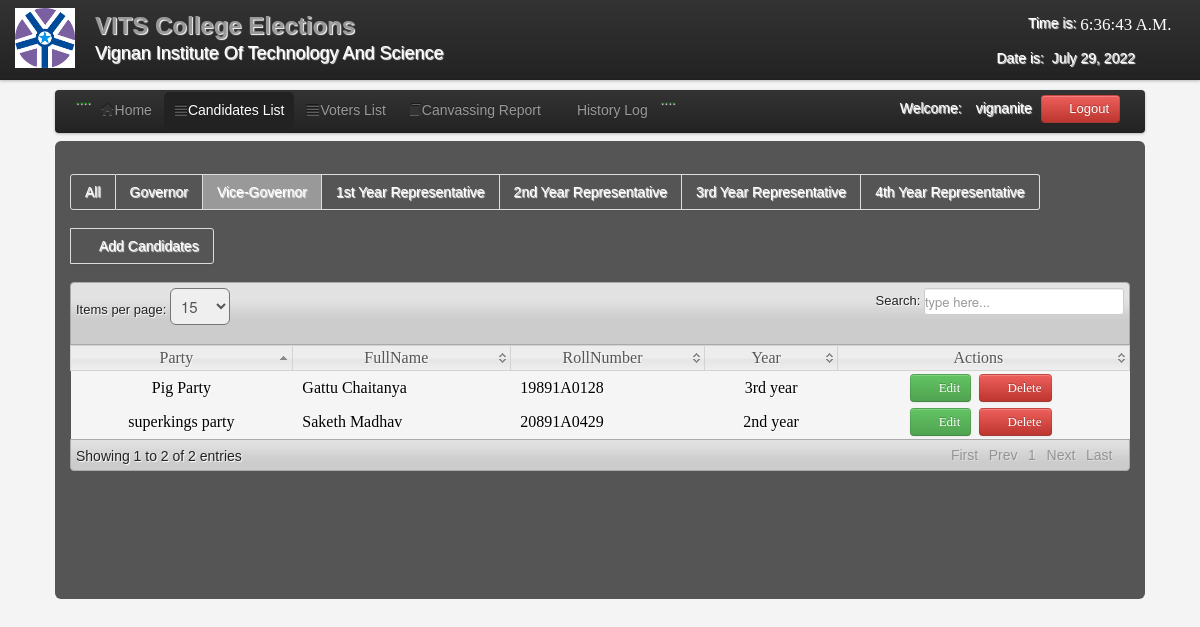
The app's page /admin/candidate_for_vice-governor.php (signed in) with its own data.
### tables this page shows
CREATE TABLE IF NOT EXISTS `users` (
  `User_id` int(11) NOT NULL AUTO_INCREMENT,
  `FullName` varchar(100) NOT NULL,
  `UserName` varchar(100) NOT NULL,
  `Password` varchar(100) NOT NULL,
  `User_Type` varchar(50) NOT NULL,
  PRIMARY KEY (`User_id`)
);

CREATE TABLE IF NOT EXISTS `candidate` (
  `CandidateID` int(11) NOT NULL AUTO_INCREMENT,
  `RollNumber` varchar(200) NOT NULL,
  `abc` varchar(1) NOT NULL,
  `Position` varchar(200) NOT NULL,
  `Party` varchar(100) NOT NULL,
  `FullName` varchar(200) NOT NULL,
  `Gender` varchar(6) NOT NULL,
  `Year` varchar(100) NOT NULL,
  `Photo` varchar(200) NOT NULL,
  PRIMARY KEY (`CandidateID`)
);

### admin/session.php (called while the page is built, shortened)
<?php
$id_session=$_SESSION['id'];
?>

### admin/candidate_for_vice-governor.php (the view, shortened to what this page needs)
<?php
include('session.php');
include('header.php');
include('dbcon.php');
?>
</head>
<body>
<?php include('nav_top.php'); ?>
<div class="wrapper">
<div class="home_body">
<div class="navbar">
	<div class="navbar-inner">
	<div class="container">
	<ul class="nav nav-pills">
	  <li>....</li>
	  <li><a href="home.php"><i class="icon-home icon-large"></i>Home</a></li>
	  <li  class="active"><a  href="candidate_list.php"><i class="icon-align-justify icon-large"></i>Candidates List</a></li>
	  <li class=""><a  href="voter_list.php"><i class="icon-align-justify icon-large"></i>Voters List</a></li>
		 <li><a  href="canvassing_report.php"><i class="icon-book icon-large"></i>Canvassing Report</a></li>
		    <li><a  href="History.php"><i class="icon-table icon-large"></i>History Log</a>
		   <li>....</li>
	 </ul>
	<form class="navbar-form pull-right">
		<?php $result=mysqli_query($conn,"select * from users where User_id='$id_session'");
	$row=mysqli_fetch_array($result);
	?>
	<font color="white">Welcome:<i class="icon-user-md"></i><?php echo $row['FullName']; ?></font>
	<a class="btn btn-danger" id="logout" data-toggle="modal" href="#myModal"><i class="icon-off"></i>&nbsp;Logout</a>
	</form>
	</div>
	</div>
	</div>
	<div id="element" class="hero-body">
	         <div class="pagination">
    <ul>
    <li><a href="candidate_list.php"><font color="white">All</font></a></li>
    <li><a href="candidate_for_governor.php"><font color="white">Governor</font></a></li>
    <li class="active"><a href="candidate_for_vice-governor.php"><font color="white">Vice-Governor</font></a></li>
    <li><a href="1st_year.php"><font color="white">1st Year Representative</font></a></li>
    <li><a href="2nd_year.php"><font color="white">2nd Year Representative</font></a></li>
    <li><a href="3rd_year.php"><font color="white">3rd Year Representative</font></a></li>
    <li><a href="4th_year.php"><font color="white">4th Year Representative</font></a></li>
    </ul>
    </div>
	<div class="pagination">
		  <ul>
    <li><a href="new_candidate.php"><font color="white"><i class="icon-plus icon-large"></i>Add Candidates</font></a></li>
    </ul>
	</div>
	<table class="users-table">
<div class="demo_jui">
		<table cellpadding="0" cellspacing="0" border="0" class="display" id="log" class="jtable">
			<thead>
				<tr>
				<th>Party</th>
				<th>FullName</th>
				<th>RollNumber</th>
				<th>Year</th>
				<th>Actions</th>
				</tr>
			</thead>
			<tbody>
<?php $candidate_query=mysqli_query($conn,"select  * from candidate where Position='Vice-Governor'");
		while($candidate_rows=mysqli_fetch_array($candidate_query)){ $id=$candidate_rows['CandidateID'];
		?>
<tr class="del<?php echo $id ?>">
	<td align="center"><?php echo $candidate_rows['Party']; ?></td>
	<td><?php echo $candidate_rows['FullName']; ?></td>
	<td><?php echo $candidate_rows['RollNumber']; ?></td>
	<td align="center"><?php echo $candidate_rows['Year']; ?></td>
	<td align="center">
	<a class="btn btn-Success" href="edit_candidate.php<?php echo '?id='.$id; ?>"><i class="icon-edit icon-large"></i>&nbsp;Edit</a>&nbsp;
	<a class="btn btn-danger1" id="<?php echo $id; ?>"><i class="icon-trash icon-large"></i>&nbsp;Delete</a>&nbsp;
	</td>
	</tr>
<?php } ?>
			</tbody>
		</table>
	</div>
	</div>
</div>
</body>
</html>

### admin/css/datatable/demo_table_jui.css (style rules this page uses)
table.display thead th { cursor: pointer; padding: 3px 0 3px 10px; }
table.display { border-collapse: collapse; clear: both; margin: 0 auto; width: 100%; }
table.display td { padding: 3px 10px; }
tr.odd { background-color: #f5f5f5; }
tr.even { background-color: #f5f5f5; }
tr.odd td.sorting_1 { background-color: f5f5f5; }
tr.even td.sorting_1 { background-color: f5f5f5; }

### admin/css/Home.css (style rules this page uses)
* { margin:0; padding:0; }
body { font-family:"Trebuchet MS", "Myriad Pro", Arial, sans-serif; font-size:14px; background-color: #fff; background:#f4f4f4 url(../images/bg.gif) repeat top left; text-shadow:1px 1px 1px #fff; background-position: 0 0px; }
.wrapper { width:1090px; margin:10px auto; }

### admin/candidate_for_vice-governor.php (style rules this page uses)
body { background-image: url('images/c11.png'); background-repeat: no-repeat; background-attachment: fixed; background-size: 100% 100%; }

### records on screen
users: FullName "vignanite"
candidate: Party "Pig Party", FullName "Gattu Chaitanya", RollNumber "19891A0128", Year "3rd year"
candidate: Party "superkings party", FullName "Saketh Madhav", RollNumber "20891A0429", Year "2nd year"
